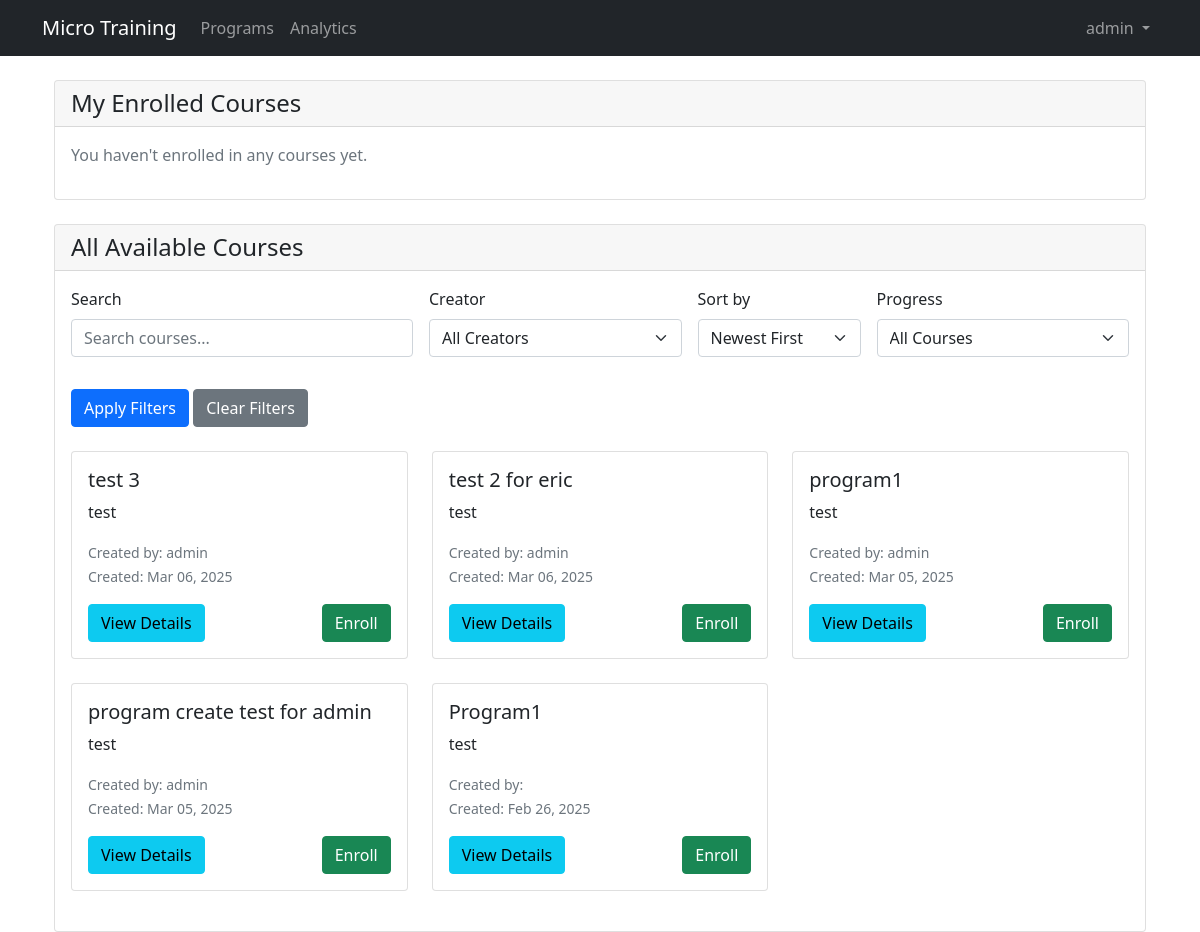
Screenshot of /courses/dashboard/ (signed in) with the database file from the repository.
### accounts/models.py (models this page shows, shortened)
class User(AbstractUser):
    is_manager = models.BooleanField(
        default=False,
        verbose_name='is_manager'
    )
    department = models.CharField(
        max_length=100,
        blank=True,  # 允许为空
        verbose_name='Department'
    )
    class Meta:
        db_table = 'users'
        verbose_name = 'User'
        verbose_name_plural = 'Users'

### courses/models.py (models this page shows, shortened)
class Program(models.Model):
    title = models.CharField(max_length=200)
    description = models.TextField()
    created_at = models.DateTimeField(auto_now_add=True)
    updated_at = models.DateTimeField(auto_now=True)
    created_by = models.ForeignKey(
        settings.AUTH_USER_MODEL,
        on_delete=models.CASCADE,
        related_name='created_programs',
        null=True,
        blank=True
    )
    enrolled_users = models.ManyToManyField(
        settings.AUTH_USER_MODEL,
        through='Enrollment',
        related_name='enrolled_programs',
        through_fields=('program', 'user')
    )

### courses/views.py (the view, shortened to what this page needs)
# urls.py: path('dashboard/', views.UserDashboardView.as_view(), name='user_dashboard'),
class UserDashboardView(LoginRequiredMixin, ListView):
    model = Program
    template_name = 'courses/user_dashboard.html'
    context_object_name = 'all_courses'
    def get_queryset(self):
        queryset = Program.objects.all()
        form = CourseSearchForm(self.request.GET,
                              creator_choices=User.objects.filter(is_manager=True))
        if form.is_valid():
            search = form.cleaned_data.get('search')
            creator = form.cleaned_data.get('creator')
            sort_by = form.cleaned_data.get('sort_by')
            progress = form.cleaned_data.get('progress')
            if search:
                queryset = queryset.filter(
                    Q(title__icontains=search) |
                    Q(description__icontains=search) |
                    Q(created_by__username__icontains=search)
                )
            if creator:
                queryset = queryset.filter(created_by_id=creator)
            if sort_by == 'oldest':
                queryset = queryset.order_by('created_at')
            else:
                queryset = queryset.order_by('-created_at')
        return queryset
    def get_context_data(self, **kwargs):
        context = super().get_context_data(**kwargs)
        context['search_form'] = CourseSearchForm(
            self.request.GET,
            creator_choices=User.objects.filter(is_manager=True)
        )
        context['enrolled_courses'] = Program.objects.filter(
            enrolled_users=self.request.user
        ).annotate(
            total_lessons=Count('topics__lessons'),
            completed_lessons=Count(
                'topics__lessons',
                filter=Q(topics__lessons__lessonprogress__user=self.request.user,
                        topics__lessons__lessonprogress__completed=True)
            )
        )
        return context

### courses/templates/courses/user_dashboard.html (shortened to what this page needs)
{% extends "base.html" %}
{% load crispy_forms_tags %}
{% block content %}
<div class="container mt-4">
    <div class="card mb-4">
        <div class="card-header">
            <h4 class="mb-0">My Enrolled Courses</h4>
        </div>
        <div class="card-body">
            <div class="row">
                {% for course in enrolled_courses %}
                <div class="col-md-6 col-lg-4 mb-4">
                    <div class="card h-100">
                        <div class="card-body">
                            <h5 class="card-title">{{ course.title }}</h5>
                            <p class="card-text">{{ course.description|truncatewords:20 }}</p>
                            <div class="progress mb-3">
                                <div class="progress-bar" role="progressbar"
                                     style="width: {% widthratio course.completed_lessons course.total_lessons 100 %}%"
                                     aria-valuenow="{% widthratio course.completed_lessons course.total_lessons 100 %}"
                                     aria-valuemin="0" aria-valuemax="100">
                                    {{ course.completed_lessons }}/{{ course.total_lessons }} Lessons
                                </div>
                            </div>
                            <div class="d-flex justify-content-between align-items-center">
                                <a href="{% url 'program_detail' course.id %}" class="btn btn-primary">
                                    Continue Learning
                                </a>
                                <form method="post" action="{% url 'unenroll_course' course.id %}"
                                      style="display: inline;">
                                    {% csrf_token %}
                                    <button type="submit" class="btn btn-outline-danger btn-sm"
                                            onclick="return confirm('Are you sure you want to unenroll?')">
                                        Unenroll
                                    </button>
                                </form>
                            </div>
                        </div>
                    </div>
                </div>
                {% empty %}
                <div class="col-12">
                    <p class="text-muted">You haven't enrolled in any courses yet.</p>
                </div>
                {% endfor %}
            </div>
        </div>
    </div>
    <div class="card">
        <div class="card-header">
            <h4 class="mb-0">All Available Courses</h4>
        </div>
        <div class="card-body">
            <form method="get" class="mb-4">
                <div class="row g-3">
                    <div class="col-md-4">
                        {{ search_form.search|as_crispy_field }}
                    </div>
                    <div class="col-md-3">
                        {{ search_form.creator|as_crispy_field }}
                    </div>
                    <div class="col-md-2">
                        {{ search_form.sort_by|as_crispy_field }}
                    </div>
                    <div class="col-md-3">
                        {{ search_form.progress|as_crispy_field }}
                    </div>
                </div>
                <button type="submit" class="btn btn-primary mt-3">Apply Filters</button>
                <a href="{% url 'user_dashboard' %}" class="btn btn-secondary mt-3">Clear Filters</a>
            </form>
            <div class="row">
                {% for course in all_courses %}
                <div class="col-md-6 col-lg-4 mb-4">
                    <div class="card h-100">
                        <div class="card-body">
                            <h5 class="card-title">{{ course.title }}</h5>
                            <p class="card-text">{{ course.description|truncatewords:20 }}</p>
                            <p class="text-muted">
                                <small>Created by: {{ course.created_by.username }}</small><br>
                                <small>Created: {{ course.created_at|date:"M d, Y" }}</small>
                            </p>
                            <div class="d-flex justify-content-between align-items-center">
                                <a href="{% url 'program_detail' course.id %}" class="btn btn-info">
                                    View Details
                                </a>
                                {% if course not in enrolled_courses.all %}
                                <form method="post" action="{% url 'enroll_course' course.id %}">
                                    <button type="submit" class="btn btn-success">Enroll</button>
                                </form>
                                {% else %}
                                <span class="badge bg-success">Enrolled</span>
                                {% endif %}
                            </div>
                        </div>
                    </div>
                </div>
                {% empty %}
                <div class="col-12">
                    <p class="text-muted">No courses found matching your criteria.</p>
                </div>
                {% endfor %}
            </div>
        </div>
    </div>
</div>
{% endblock %}

### templates/base.html (shortened to what this page needs)
{% load static %}
<!DOCTYPE html>
<html lang="en">
<head>
    <link href="https://cdn.jsdelivr.net/npm/bootstrap@5.1.3/dist/css/bootstrap.min.css" rel="stylesheet">
</head>
<body>
    <nav class="navbar navbar-expand-lg navbar-dark bg-dark">
        <div class="container">
            <a class="navbar-brand" href="{% url 'home' %}">Micro Training</a>
            <div class="collapse navbar-collapse" id="navbarNav">
                <ul class="navbar-nav me-auto">
                    {% if user.is_authenticated %}
                    <li class="nav-item">
                        <a class="nav-link" href="{% url 'courses:program_list' %}">Programs</a>
                    </li>
                    <li class="nav-item">
                        {% if user.is_manager %}
                        <a class="nav-link" href="{% url 'analytics:manager_dashboard' %}">Analytics</a>
                        {% else %}
                        <a class="nav-link" href="{% url 'analytics:user_dashboard' %}">Analytics</a>
                        {% endif %}
                    </li>
                    {% endif %}
                </ul>
                <ul class="navbar-nav">
                    {% if user.is_authenticated %}
                    <li class="nav-item dropdown">
                        <a class="nav-link dropdown-toggle" href="#" id="userDropdown" role="button" data-bs-toggle="dropdown">
                            {{ user.username }}
                        </a>
                    </li>
                    {% endif %}
                </ul>
            </div>
        </div>
    </nav>
    <div class="container mt-4">
        {% block content %}
        {% endblock %}
    </div>
</body>
</html>

### rows the page displays
User: username "admin"
Program: title "test 3", description "test", created_by.username "admin", created_at "Mar 06, 2025"
Program: title "test 2 for eric", description "test", created_by.username "admin", created_at "Mar 06, 2025"
Program: title "program1", description "test", created_by.username "admin", created_at "Mar 05, 2025"
Program: title "program create test for admin", description "test", created_by.username "admin", created_at "Mar 05, 2025"
Program: title "Program1", description "test", created_at "Feb 26, 2025"
